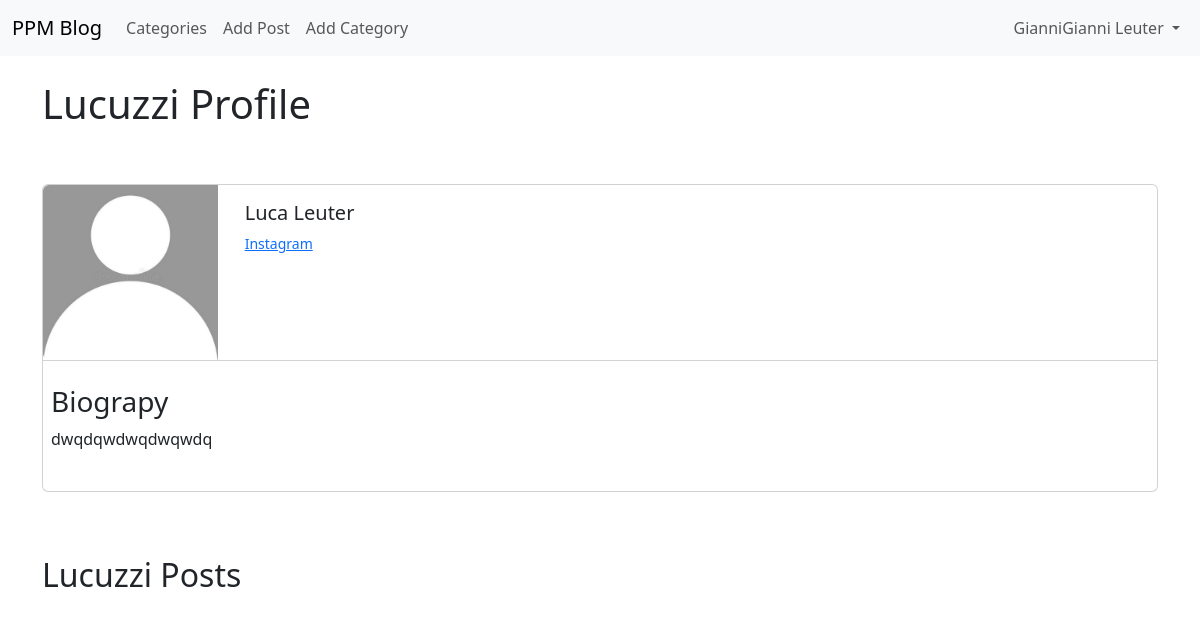
The app's page /autentification/5/profile/ (signed in), older data.
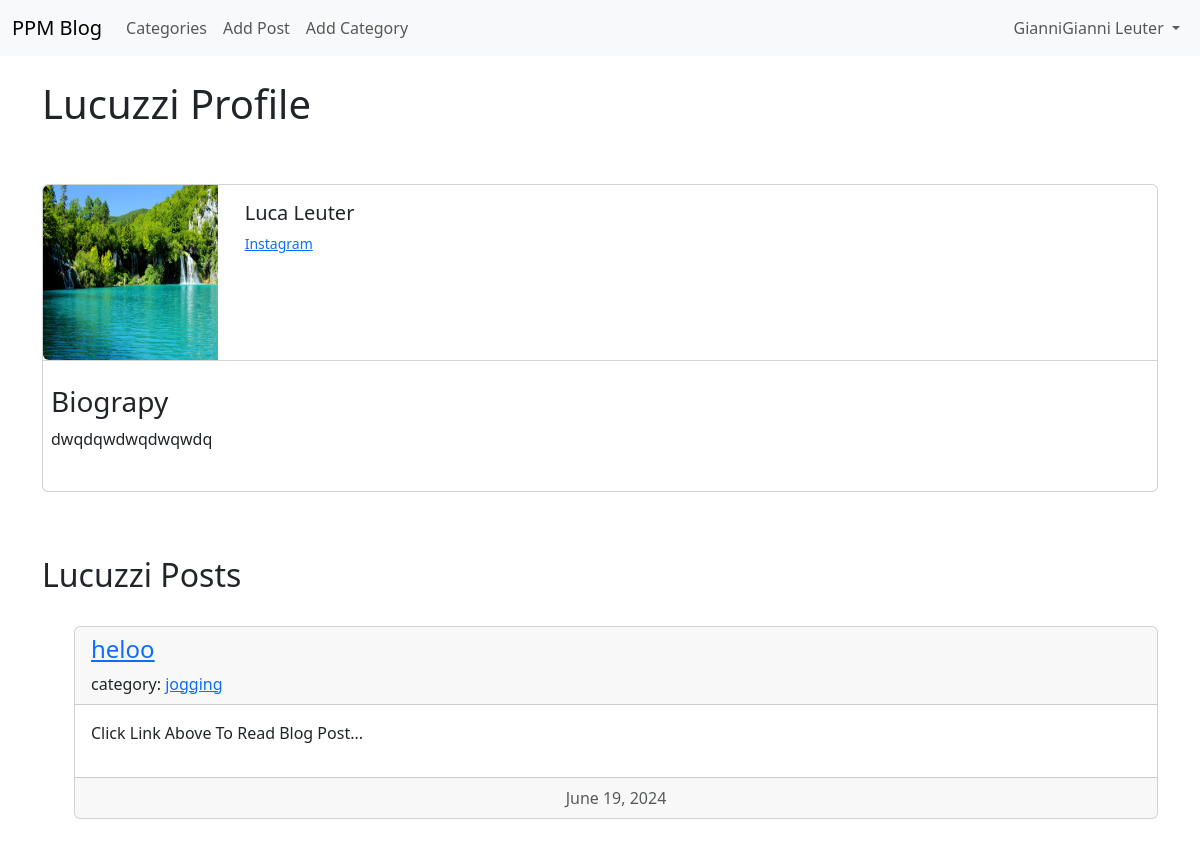
The same page, newer data.
### theblog/models.py (models this page shows, shortened)
class Profile(models.Model):
    user = models.OneToOneField(User, null=True, on_delete=models.CASCADE)
    bio = models.TextField()
    profile_pic = models.ImageField(null=True, blank=True, upload_to='images/profile/', default='images/default/default_profile.png')
    fb_url = models.CharField(max_length=255, null=True, blank=True)
    instagram_url = models.CharField(max_length=255, null=True, blank=True)

class Post(models.Model):
    title = models.CharField(max_length=255)
    header_image = models.ImageField(null=True, blank=True, upload_to="images/")
    title_tag = models.CharField(max_length=255)
    author = models.ForeignKey(User, on_delete=models.CASCADE)
    body = RichTextField(blank=True, null=True)
    post_date = models.DateField(auto_now_add=True)
    category = models.CharField(max_length=255, default='uncategory')
    snippet = models.CharField(max_length=255, default='Click Link Above To Read Blog Post...')
    likes = models.ManyToManyField(User, related_name='blog_posts')
    unlikes = models.ManyToManyField(User, related_name='blog_posts_u')

### autentification/views.py (the view)
# urls.py: path('<int:pk>/profile/', ShowProfilePageView.as_view(), name='show_profile_page'),
class ShowProfilePageView(DetailView):
    model = Profile
    template_name = 'registration/user_profile.html'
    def get_context_data(self, *args, **kwargs):
        allposts = Post.objects.all()
        context = super(ShowProfilePageView, self).get_context_data(*args, **kwargs)
        page_user = get_object_or_404(Profile, id=self.kwargs['pk'])
        context['page_user'] = page_user
        context['allposts'] = allposts
        return context

### autentification/templates/registration/user_profile.html (shortened to what this page needs)
{% extends 'base.html' %}
{% block content %}
    <h1>{{ page_user.user.username}} Profile</h1>
    <br/><br/>
    <div class="card mb-3">
      <div class="row g-0" style="border-bottom: 1px solid lightgray">
        <div class="col-md-2">
            {% if page_user.profile_pic.url %}
                <img src="{{ page_user.profile_pic.url }}" class="rounded-start" width="175" height="175">
            {% endif %}
        </div>
        <div class="col-md-10">
          <div class="card-body">
              <h5 class="card-title">{{ page_user.user.first_name }} {{ page_user.user.last_name }}</h5>
              <p class="small text-muted">
                  {% if page_user.instagram_url %}
                    <a href="{{ page_user.instagram_url }}">Instagram</a>
                  {% endif %}
              </p>
          </div>
        </div>
      </div>
      <div class="row">
            <div>
                <br/>
                <h3 class="px-2">Biograpy</h3>
                <p class="card-text px-2">{{ page_user.bio | safe }}</p>
                <br/>
            </div>
      </div>
    </div>
    <br/><br/>
    <h2>{{ page_user.user.username }} Posts</h2>
    <br/>
    <ul>
    {% for post in allposts %}
        {% if page_user.user.id == post.author.id %}
    	<li style="list-style-type: none">
            <div class="card">
              <div class="card-header">
                  <h4><a href="{% url 'article-detail' post.pk %}">{{ post.title }}</a></h4>
                  category: <a href="{% url 'category' post.category|slugify %}">{{ post.category }}</a>
              </div>
              <div class="card-body">
                <p>{{ post.snippet | slice:":500" | safe}}</p>
              </div>
              <div class="card-footer text-body-secondary text-center">
                {{ post.post_date }}
              </div>
            </div>
            <br/><br/><br/>
        </li>
        {% endif %}
    {% endfor %}
    </ul>
{% endblock %}

Row changes from the older to the newer data that the page shows:
changed Profile "dwqdqwdwqdwqwdq": profile_pic: picture added in place of a placeholder
added Post: title "heloo", category "jogging", snippet "Click Link Above To Read Blog Post...", post_date "June 19, 2024"
